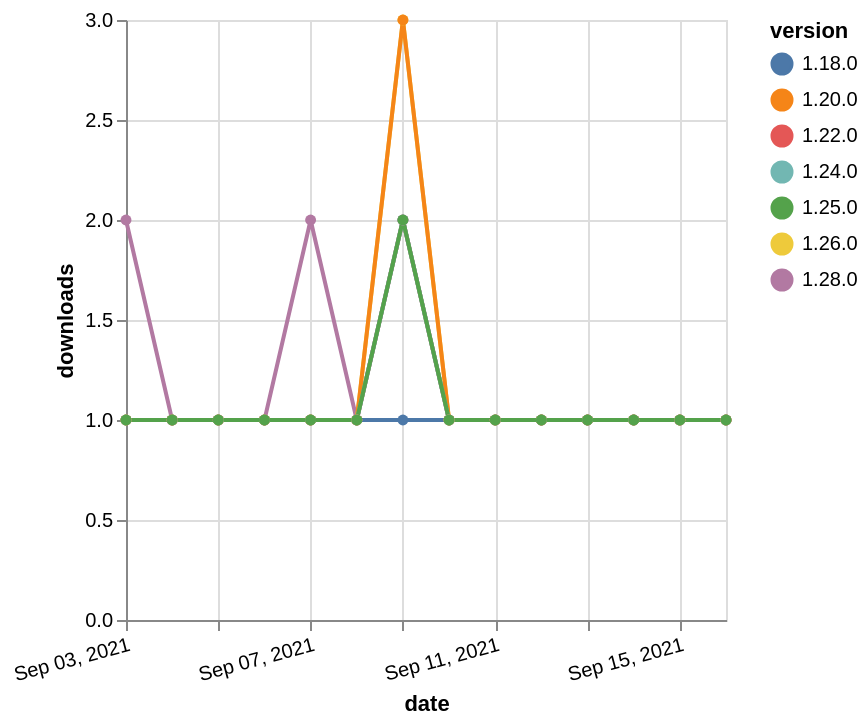

Describe this chart as a Vega-Lite specification.
### Vega-Lite specification from a JSON file in a GitHub repository (floating-point values rounded to 4 significant figures)
{"$schema": "https://vega.github.io/schema/vega-lite/v5.json", "description": "A simple bar chart with embedded data.", "data": {"values": [{"date": "2021-09-03", "total": 216, "delta": 1, "version": "1.18.0"}, {"date": "2021-09-04", "total": 217, "delta": 1, "version": "1.18.0"}, {"date": "2021-09-05", "total": 218, "delta": 1, "version": "1.18.0"}, {"date": "2021-09-06", "total": 219, "delta": 1, "version": "1.18.0"}, {"date": "2021-09-07", "total": 220, "delta": 1, "version": "1.18.0"}, {"date": "2021-09-08", "total": 221, "delta": 1, "version": "1.18.0"}, {"date": "2021-09-09", "total": 222, "delta": 1, "version": "1.18.0"}, {"date": "2021-09-10", "total": 223, "delta": 1, "version": "1.18.0"}, {"date": "2021-09-11", "total": 224, "delta": 1, "version": "1.18.0"}, {"date": "2021-09-12", "total": 225, "delta": 1, "version": "1.18.0"}, {"date": "2021-09-13", "total": 226, "delta": 1, "version": "1.18.0"}, {"date": "2021-09-14", "total": 227, "delta": 1, "version": "1.18.0"}, {"date": "2021-09-15", "total": 228, "delta": 1, "version": "1.18.0"}, {"date": "2021-09-16", "total": 229, "delta": 1, "version": "1.18.0"}, {"date": "2021-09-03", "total": 169, "delta": 1, "version": "1.22.0"}, {"date": "2021-09-04", "total": 170, "delta": 1, "version": "1.22.0"}, {"date": "2021-09-05", "total": 171, "delta": 1, "version": "1.22.0"}, {"date": "2021-09-06", "total": 172, "delta": 1, "version": "1.22.0"}, {"date": "2021-09-07", "total": 173, "delta": 1, "version": "1.22.0"}, {"date": "2021-09-08", "total": 174, "delta": 1, "version": "1.22.0"}, {"date": "2021-09-09", "total": 176, "delta": 2, "version": "1.22.0"}, {"date": "2021-09-10", "total": 177, "delta": 1, "version": "1.22.0"}, {"date": "2021-09-11", "total": 178, "delta": 1, "version": "1.22.0"}, {"date": "2021-09-12", "total": 179, "delta": 1, "version": "1.22.0"}, {"date": "2021-09-13", "total": 180, "delta": 1, "version": "1.22.0"}, {"date": "2021-09-14", "total": 181, "delta": 1, "version": "1.22.0"}, {"date": "2021-09-15", "total": 182, "delta": 1, "version": "1.22.0"}, {"date": "2021-09-16", "total": 183, "delta": 1, "version": "1.22.0"}, {"date": "2021-09-03", "total": 117, "delta": 2, "version": "1.28.0"}, {"date": "2021-09-04", "total": 118, "delta": 1, "version": "1.28.0"}, {"date": "2021-09-05", "total": 119, "delta": 1, "version": "1.28.0"}, {"date": "2021-09-06", "total": 120, "delta": 1, "version": "1.28.0"}, {"date": "2021-09-07", "total": 122, "delta": 2, "version": "1.28.0"}, {"date": "2021-09-08", "total": 123, "delta": 1, "version": "1.28.0"}, {"date": "2021-09-09", "total": 125, "delta": 2, "version": "1.28.0"}, {"date": "2021-09-10", "total": 126, "delta": 1, "version": "1.28.0"}, {"date": "2021-09-11", "total": 127, "delta": 1, "version": "1.28.0"}, {"date": "2021-09-12", "total": 128, "delta": 1, "version": "1.28.0"}, {"date": "2021-09-13", "total": 129, "delta": 1, "version": "1.28.0"}, {"date": "2021-09-14", "total": 130, "delta": 1, "version": "1.28.0"}, {"date": "2021-09-15", "total": 131, "delta": 1, "version": "1.28.0"}, {"date": "2021-09-16", "total": 132, "delta": 1, "version": "1.28.0"}, {"date": "2021-09-03", "total": 167, "delta": 1, "version": "1.26.0"}, {"date": "2021-09-04", "total": 168, "delta": 1, "version": "1.26.0"}, {"date": "2021-09-05", "total": 169, "delta": 1, "version": "1.26.0"}, {"date": "2021-09-06", "total": 170, "delta": 1, "version": "1.26.0"}, {"date": "2021-09-07", "total": 171, "delta": 1, "version": "1.26.0"}, {"date": "2021-09-08", "total": 172, "delta": 1, "version": "1.26.0"}, {"date": "2021-09-09", "total": 175, "delta": 3, "version": "1.26.0"}, {"date": "2021-09-10", "total": 176, "delta": 1, "version": "1.26.0"}, {"date": "2021-09-11", "total": 177, "delta": 1, "version": "1.26.0"}, {"date": "2021-09-12", "total": 178, "delta": 1, "version": "1.26.0"}, {"date": "2021-09-13", "total": 179, "delta": 1, "version": "1.26.0"}, {"date": "2021-09-14", "total": 180, "delta": 1, "version": "1.26.0"}, {"date": "2021-09-15", "total": 181, "delta": 1, "version": "1.26.0"}, {"date": "2021-09-16", "total": 182, "delta": 1, "version": "1.26.0"}, {"date": "2021-09-03", "total": 291, "delta": 1, "version": "1.20.0"}, {"date": "2021-09-04", "total": 292, "delta": 1, "version": "1.20.0"}, {"date": "2021-09-05", "total": 293, "delta": 1, "version": "1.20.0"}, {"date": "2021-09-06", "total": 294, "delta": 1, "version": "1.20.0"}, {"date": "2021-09-07", "total": 295, "delta": 1, "version": "1.20.0"}, {"date": "2021-09-08", "total": 296, "delta": 1, "version": "1.20.0"}, {"date": "2021-09-09", "total": 299, "delta": 3, "version": "1.20.0"}, {"date": "2021-09-10", "total": 300, "delta": 1, "version": "1.20.0"}, {"date": "2021-09-11", "total": 301, "delta": 1, "version": "1.20.0"}, {"date": "2021-09-12", "total": 302, "delta": 1, "version": "1.20.0"}, {"date": "2021-09-13", "total": 303, "delta": 1, "version": "1.20.0"}, {"date": "2021-09-14", "total": 304, "delta": 1, "version": "1.20.0"}, {"date": "2021-09-15", "total": 305, "delta": 1, "version": "1.20.0"}, {"date": "2021-09-16", "total": 306, "delta": 1, "version": "1.20.0"}, {"date": "2021-09-03", "total": 145, "delta": 1, "version": "1.24.0"}, {"date": "2021-09-04", "total": 146, "delta": 1, "version": "1.24.0"}, {"date": "2021-09-05", "total": 147, "delta": 1, "version": "1.24.0"}, {"date": "2021-09-06", "total": 148, "delta": 1, "version": "1.24.0"}, {"date": "2021-09-07", "total": 149, "delta": 1, "version": "1.24.0"}, {"date": "2021-09-08", "total": 150, "delta": 1, "version": "1.24.0"}, {"date": "2021-09-09", "total": 152, "delta": 2, "version": "1.24.0"}, {"date": "2021-09-10", "total": 153, "delta": 1, "version": "1.24.0"}, {"date": "2021-09-11", "total": 154, "delta": 1, "version": "1.24.0"}, {"date": "2021-09-12", "total": 155, "delta": 1, "version": "1.24.0"}, {"date": "2021-09-13", "total": 156, "delta": 1, "version": "1.24.0"}, {"date": "2021-09-14", "total": 157, "delta": 1, "version": "1.24.0"}, {"date": "2021-09-15", "total": 158, "delta": 1, "version": "1.24.0"}, {"date": "2021-09-16", "total": 159, "delta": 1, "version": "1.24.0"}, {"date": "2021-09-03", "total": 135, "delta": 1, "version": "1.25.0"}, {"date": "2021-09-04", "total": 136, "delta": 1, "version": "1.25.0"}, {"date": "2021-09-05", "total": 137, "delta": 1, "version": "1.25.0"}, {"date": "2021-09-06", "total": 138, "delta": 1, "version": "1.25.0"}, {"date": "2021-09-07", "total": 139, "delta": 1, "version": "1.25.0"}, {"date": "2021-09-08", "total": 140, "delta": 1, "version": "1.25.0"}, {"date": "2021-09-09", "total": 142, "delta": 2, "version": "1.25.0"}, {"date": "2021-09-10", "total": 143, "delta": 1, "version": "1.25.0"}, {"date": "2021-09-11", "total": 144, "delta": 1, "version": "1.25.0"}, {"date": "2021-09-12", "total": 145, "delta": 1, "version": "1.25.0"}, {"date": "2021-09-13", "total": 146, "delta": 1, "version": "1.25.0"}, {"date": "2021-09-14", "total": 147, "delta": 1, "version": "1.25.0"}, {"date": "2021-09-15", "total": 148, "delta": 1, "version": "1.25.0"}, {"date": "2021-09-16", "total": 149, "delta": 1, "version": "1.25.0"}]}, "width": "container", "mark": {"type": "line", "point": {"filled": true}}, "encoding": {"x": {"field": "date", "type": "temporal", "timeUnit": "yearmonthdate", "title": "date", "axis": {"labelAngle": -15}}, "y": {"field": "delta", "type": "quantitative", "title": "downloads"}, "color": {"field": "version", "type": "nominal"}, "tooltip": {"field": "delta"}}}
